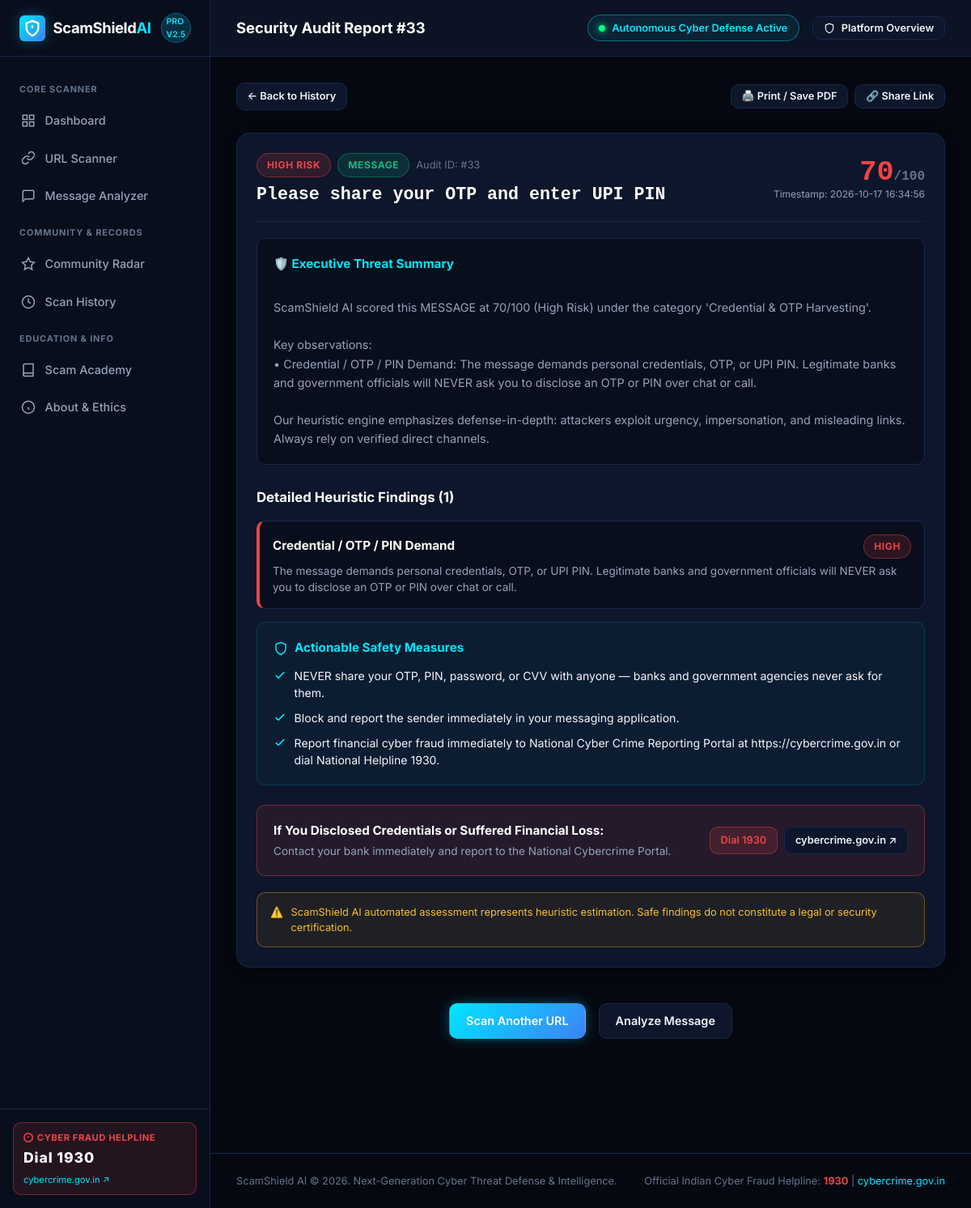
Page /results/33 on the committed database.
### tables this page shows
CREATE TABLE scans (
        id INTEGER PRIMARY KEY AUTOINCREMENT,
        scan_type TEXT NOT NULL,
        target_preview TEXT NOT NULL,
        risk_score INTEGER NOT NULL,
        risk_level TEXT NOT NULL,
        primary_category TEXT NOT NULL,
        indicators_json TEXT,
        recommendations_json TEXT,
        full_summary TEXT,
        created_at TIMESTAMP DEFAULT CURRENT_TIMESTAMP
    );

### app.py (the view)
@app.route("/results/<int:scan_id>")
def results(scan_id):
    scan = get_scan_by_id(scan_id)
    if not scan:
        return render_template("404.html", message="Scan report not found."), 404
    return render_template("result.html", scan=scan)

### app.py (called while the page is built)
def is_rate_limited(ip: str) -> bool:
    now = time.time()
    clean_history = [t for t in REQUEST_LOG.get(ip, []) if now - t < 60]
    if len(clean_history) >= RATE_LIMIT_PER_MINUTE:
        return True
    clean_history.append(now)
    REQUEST_LOG[ip] = clean_history
    return False

@app.before_request
def check_rate_limit():
    if request.path.startswith("/static"):
        return None
    client_ip = request.remote_addr or "127.0.0.1"
    if is_rate_limited(client_ip):
        return jsonify({"error": "Rate limit exceeded. Please wait a moment before sending more requests."}), 429

### database/db.py (called while the page is built)
def get_db_connection():
    conn = sqlite3.connect(Config.DATABASE_PATH)
    conn.row_factory = sqlite3.Row
    conn.execute("PRAGMA foreign_keys = ON;")
    return conn

def get_scan_by_id(scan_id: int) -> dict:
    conn = get_db_connection()
    cursor = conn.cursor()
    cursor.execute("SELECT * FROM scans WHERE id = ?", (scan_id,))
    r = cursor.fetchone()
    conn.close()
    if not r:
        return None
    return {
        "id": r["id"],
        "scan_type": r["scan_type"],
        "target_preview": r["target_preview"],
        "risk_score": r["risk_score"],
        "risk_level": r["risk_level"],
        "primary_category": r["primary_category"],
        "indicators": json.loads(r["indicators_json"] or "[]"),
        "recommendations": json.loads(r["recommendations_json"] or "[]"),
        "full_summary": r["full_summary"],
        "created_at": r["created_at"]
    }

### templates/result.html (shortened to what this page needs)
{% extends "base.html" %}
{% block page_title %}Security Audit Report #{{ scan.id }}{% endblock %}
{% block content %}
<div style="display: flex; flex-direction: column; gap: 1.75rem; max-width: 900px; margin: 0 auto;">
  <div style="display: flex; justify-content: space-between; align-items: center; flex-wrap: wrap; gap: 0.75rem;">
    <a href="{{ url_for('history') }}" class="btn btn-secondary btn-sm">
      ← Back to History
    </a>
    <div style="display: flex; gap: 0.5rem;">
      <button class="btn btn-secondary btn-sm" onclick="window.print()">
        🖨️ Print / Save PDF
      </button>
      <button class="btn btn-secondary btn-sm" onclick="copyToClipboard(window.location.href, 'Report link copied!')">
        🔗 Share Link
      </button>
    </div>
  </div>
  <div class="cyber-card">
    <div class="cyber-card-header" style="border-bottom: 1px solid var(--border-color); padding-bottom: 1rem;">
      <div>
        <div style="display: flex; align-items: center; gap: 0.5rem; margin-bottom: 0.35rem;">
          <span class="badge-risk {{ scan.risk_level | lower }}">{{ scan.risk_level }} Risk</span>
          <span class="badge-risk low" style="text-transform: uppercase;">{{ scan.scan_type }}</span>
          <span style="font-size: 0.8rem; color: var(--text-dim);">Audit ID: #{{ scan.id }}</span>
        </div>
        <h2 style="font-size: 1.35rem; color: #fff; font-family: var(--font-mono); word-break: break-all;">
          {{ scan.target_preview }}
        </h2>
      </div>
      <div style="text-align: right;">
        <div style="font-size: 2.2rem; font-weight: 900; font-family: var(--font-mono);" class="risk-score-display {{ scan.risk_level | lower }}">
          {{ scan.risk_score }}<span style="font-size: 1rem; color: var(--text-dim);">/100</span>
        </div>
        <div style="font-size: 0.75rem; color: var(--text-muted);">Timestamp: {{ scan.created_at }}</div>
      </div>
    </div>
    {% if scan.full_summary %}
    <div style="margin-top: 1.25rem; background: var(--bg-secondary); border: 1px solid var(--border-color); border-radius: var(--radius-md); padding: 1.25rem;">
      <h3 style="font-size: 0.95rem; font-weight: 700; color: var(--accent-cyan); margin-bottom: 0.5rem;">
        🛡️ Executive Threat Summary
      </h3>
      <p style="font-size: 0.9rem; color: var(--text-muted); line-height: 1.6; white-space: pre-line;">
        {{ scan.full_summary }}
      </p>
    </div>
    {% endif %}
    <div style="margin-top: 1.75rem;">
      <h3 style="font-size: 1.05rem; font-weight: 700; color: #fff; margin-bottom: 0.75rem;">
        Detailed Heuristic Findings ({{ scan.indicators | length }})
      </h3>
      <div class="indicators-list">
        {% for ind in scan.indicators %}
        <div class="indicator-item {{ ind.severity | lower }}">
          <div class="indicator-item-header">
            <span class="indicator-title">{{ ind.title }}</span>
            <span class="badge-risk {{ ind.severity | lower }}">{{ ind.severity }}</span>
          </div>
          <p class="indicator-desc">{{ ind.desc }}</p>
        </div>
        {% else %}
        <div style="color: var(--text-muted); font-size: 0.9rem;">No high-severity indicators triggered.</div>
        {% endfor %}
      </div>
    </div>
    <div class="recommendations-box">
      <h4 style="font-size: 0.95rem; font-weight: 700; color: var(--accent-cyan); display: flex; align-items: center; gap: 0.5rem;">
        <svg width="18" height="18" viewBox="0 0 24 24" fill="none" stroke="currentColor" stroke-width="2"><path d="M12 22s8-4 8-10V5l-8-3-8 3v7c0 6 8 10 8 10z"></path></svg>
        Actionable Safety Measures
      </h4>
      <ul class="recommendations-list">
        {% for rec in scan.recommendations %}
        <li>
          <svg width="16" height="16" viewBox="0 0 24 24" fill="none" stroke="currentColor" stroke-width="2.5"><polyline points="20 6 9 17 4 12"></polyline></svg>
          <span>{{ rec }}</span>
        </li>
        {% endfor %}
      </ul>
    </div>
    <div style="margin-top: 1.5rem; background: rgba(239, 68, 68, 0.1); border: 1px solid var(--risk-high-border); border-radius: var(--radius-md); padding: 1.25rem; display: flex; align-items: center; justify-content: space-between; flex-wrap: wrap; gap: 1rem;">
      <div>
        <h4 style="color: #fff; font-size: 0.95rem; margin-bottom: 0.2rem;">If You Disclosed Credentials or Suffered Financial Loss:</h4>
        <p style="color: var(--text-muted); font-size: 0.85rem;">Contact your bank immediately and report to the National Cybercrime Portal.</p>
      </div>
      <div style="display: flex; gap: 0.5rem;">
        <a href="tel:1930" class="btn btn-danger btn-sm">Dial 1930</a>
        <a href="https://cybercrime.gov.in" target="_blank" rel="noopener noreferrer" class="btn btn-secondary btn-sm">cybercrime.gov.in ↗</a>
      </div>
    </div>
    <div class="disclaimer-box">
      <span>⚠️</span>
      <span>ScamShield AI automated assessment represents heuristic estimation. Safe findings do not constitute a legal or security certification.</span>
    </div>
  </div>
  <div style="display: flex; justify-content: center; gap: 1rem; margin-top: 1rem;">
    <a href="{{ url_for('scanner') }}" class="btn btn-primary">
      Scan Another URL
    </a>
    <a href="{{ url_for('analyzer') }}" class="btn btn-secondary">
      Analyze Message
    </a>
  </div>
</div>
{% endblock %}

### rows in the picture
scans: id "33", risk_level "HIGH", scan_type "MESSAGE", target_preview "Please share your OTP and enter UPI PIN", risk_score "70", created_at "2026-10-17 16:34:56", full_summary "ScamShield AI scored this MESSAGE at 70/100 (High Risk) under the category 'Credential & OTP Harvesting'. Key observations: • Credential / OTP / PIN Demand: The message demands personal credentials, OTP, or UPI PIN. Legitimate banks and government officials will NEVER ask you to disclose an OTP or PIN over chat or call. Our heuristic engine emphasizes defense-in-depth: attackers exploit urgency, impersonation, and misleading links. Always rely on verified direct channels.", title "Credential / OTP / PIN Demand", severity "HIGH", desc "The message demands personal credentials, OTP, or UPI PIN. Legitimate banks and government officials will NEVER ask you to disclose an OTP or PIN over chat or call."

### other values in the picture
{{ scan.indicators | length }} "1"
{{ rec }} "NEVER share your OTP, PIN, password, or CVV with anyone — banks and government agencies never ask for them." "Block and report the sender immediately in your messaging application." "Report financial cyber fraud immediately to National Cyber Crime Reporting Portal at https://cybercrime.gov.in or dial National Helpline 1930."
